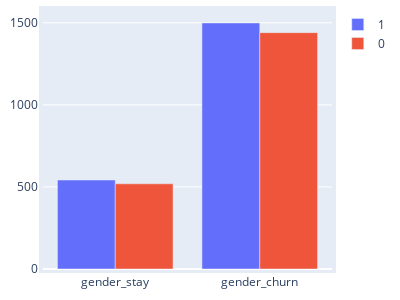
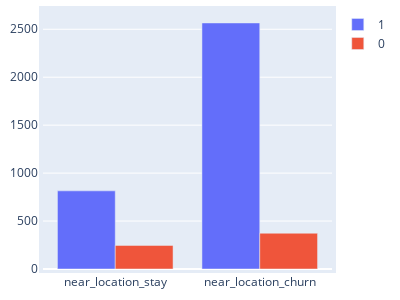
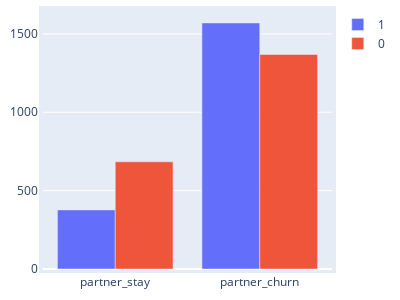
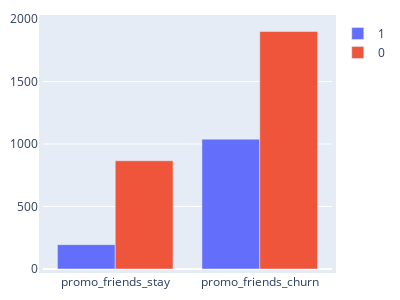

Notebook source saved alongside these figures, in order:
### Code cell
# binary features

for i in binary[:-1]:
        
        # plot histogram for those who stayed
        df_stay_count = df_stay[i].value_counts()
        #sns.barplot(data=df_stay_count, x = 'index', y = i, alpha = 0.7)
        #plt.title('Stay_Users ' + str(i) + ' barplot')
        #plt.show()
        df_left_count = df_left[i].value_counts()
        new = pd.merge(df_stay_count, df_left_count, left_index=True, right_index=True, suffixes = ('_stay','_churn')).T
        new = new.rename(columns = {1:'1',0:'0'})

        fig = go.Figure()
        fig.add_trace(go.Bar(x=new.index, y=new['1'], name="1"))
        fig.add_trace(go.Bar(x=new.index, y=new['0'], name="0"))
        fig.update_layout(autosize=False,width=400,height=300, 
                          margin=dict(l=10, r=10, b=10, t=10, pad=4))
        fig.show()
        
        

        # plot histogram for those who left
#        data_grouped = df_left[i].value_counts().reset_index()
#        sns.barplot(data=new, x = 'index', y = i, alpha = 0.7)       
#        plt.title('Left_Users ' + str(i) + ' barplot')
#        plt.show()

### Figure 1 — Plotly figure (JSON) as saved in the notebook; plotly's stock layout.template omitted (floating-point values rounded to 4 significant figures)
{"data": [{"name": "1", "type": "bar", "x": ["gender_stay", "gender_churn"], "y": [542, 1499]}, {"name": "0", "type": "bar", "x": ["gender_stay", "gender_churn"], "y": [519, 1440]}], "layout": {"autosize": false, "height": 300, "margin": {"b": 10, "l": 10, "pad": 4, "r": 10, "t": 10}, "width": 400}}

### Figure 2 — Plotly figure (JSON) as saved in the notebook; plotly's stock layout.template omitted (floating-point values rounded to 4 significant figures)
{"data": [{"name": "1", "type": "bar", "x": ["near_location_stay", "near_location_churn"], "y": [815, 2566]}, {"name": "0", "type": "bar", "x": ["near_location_stay", "near_location_churn"], "y": [246, 373]}], "layout": {"autosize": false, "height": 300, "margin": {"b": 10, "l": 10, "pad": 4, "r": 10, "t": 10}, "width": 400}}

### Figure 3 — Plotly figure (JSON) as saved in the notebook; plotly's stock layout.template omitted (floating-point values rounded to 4 significant figures)
{"data": [{"name": "1", "type": "bar", "x": ["partner_stay", "partner_churn"], "y": [377, 1570]}, {"name": "0", "type": "bar", "x": ["partner_stay", "partner_churn"], "y": [684, 1369]}], "layout": {"autosize": false, "height": 300, "margin": {"b": 10, "l": 10, "pad": 4, "r": 10, "t": 10}, "width": 400}}

### Figure 4 — Plotly figure (JSON) as saved in the notebook; plotly's stock layout.template omitted (floating-point values rounded to 4 significant figures)
{"data": [{"name": "1", "type": "bar", "x": ["promo_friends_stay", "promo_friends_churn"], "y": [195, 1039]}, {"name": "0", "type": "bar", "x": ["promo_friends_stay", "promo_friends_churn"], "y": [866, 1900]}], "layout": {"autosize": false, "height": 300, "margin": {"b": 10, "l": 10, "pad": 4, "r": 10, "t": 10}, "width": 400}}
